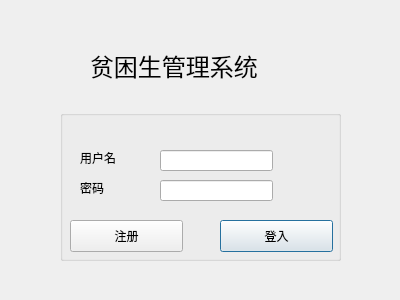
<?xml version="1.0" encoding="UTF-8"?>
<ui version="4.0">
 <class>Dialog</class>
 <widget class="QDialog" name="Dialog">
  <property name="geometry">
   <rect>
    <x>0</x>
    <y>0</y>
    <width>400</width>
    <height>300</height>
   </rect>
  </property>
  <property name="minimumSize">
   <size>
    <width>400</width>
    <height>300</height>
   </size>
  </property>
  <property name="maximumSize">
   <size>
    <width>400</width>
    <height>300</height>
   </size>
  </property>
  <property name="windowTitle">
   <string>登入</string>
  </property>
  <widget class="QGroupBox" name="groupBox">
   <property name="geometry">
    <rect>
     <x>60</x>
     <y>110</y>
     <width>281</width>
     <height>151</height>
    </rect>
   </property>
   <property name="title">
    <string/>
   </property>
   <widget class="QLabel" name="label">
    <property name="geometry">
     <rect>
      <x>20</x>
      <y>40</y>
      <width>60</width>
      <height>16</height>
     </rect>
    </property>
    <property name="text">
     <string>用户名</string>
    </property>
   </widget>
   <widget class="QLineEdit" name="textUsername">
    <property name="geometry">
     <rect>
      <x>100</x>
      <y>40</y>
      <width>113</width>
      <height>21</height>
     </rect>
    </property>
   </widget>
   <widget class="QLabel" name="label_2">
    <property name="geometry">
     <rect>
      <x>20</x>
      <y>70</y>
      <width>60</width>
      <height>16</height>
     </rect>
    </property>
    <property name="text">
     <string>密码</string>
    </property>
   </widget>
   <widget class="QLineEdit" name="textPassword">
    <property name="geometry">
     <rect>
      <x>100</x>
      <y>70</y>
      <width>113</width>
      <height>21</height>
     </rect>
    </property>
   </widget>
   <widget class="QPushButton" name="buttonLogin">
    <property name="geometry">
     <rect>
      <x>160</x>
      <y>110</y>
      <width>113</width>
      <height>32</height>
     </rect>
    </property>
    <property name="text">
     <string>登入</string>
    </property>
   </widget>
   <widget class="QPushButton" name="buttonRegist">
    <property name="geometry">
     <rect>
      <x>10</x>
      <y>110</y>
      <width>113</width>
      <height>32</height>
     </rect>
    </property>
    <property name="text">
     <string>注册</string>
    </property>
   </widget>
  </widget>
  <widget class="QLabel" name="label_3">
   <property name="geometry">
    <rect>
     <x>90</x>
     <y>40</y>
     <width>211</width>
     <height>51</height>
    </rect>
   </property>
   <property name="font">
    <font>
     <pointsize>18</pointsize>
    </font>
   </property>
   <property name="text">
    <string>贫困生管理系统</string>
   </property>
  </widget>
  <widget class="QLabel" name="lableError">
   <property name="geometry">
    <rect>
     <x>211</x>
     <y>270</y>
     <width>131</width>
     <height>20</height>
    </rect>
   </property>
   <property name="text">
    <string/>
   </property>
  </widget>
 </widget>
 <resources/>
 <connections/>
</ui>
